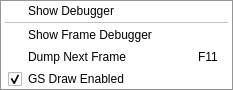
<?xml version="1.0" encoding="UTF-8"?>
<ui version="4.0">
 <class>DebugMenu</class>
 <widget class="QMenu" name="DebugMenu">
  <property name="title">
   <string>Debug</string>
  </property>
  <action name="actionShowDebugger">
   <property name="text">
    <string>Show Debugger</string>
   </property>
  </action>
  <action name="actionShowFrameDebugger">
   <property name="text">
    <string>Show Frame Debugger</string>
   </property>
  </action>
  <action name="actionDumpNextFrame">
   <property name="text">
    <string>Dump Next Frame</string>
   </property>
   <property name="shortcut">
    <string>F11</string>
   </property>
  </action>
  <action name="actionGsDrawEnabled">
   <property name="checkable">
    <bool>true</bool>
   </property>
   <property name="checked">
    <bool>true</bool>
   </property>
   <property name="text">
    <string>GS Draw Enabled</string>
   </property>
  </action>
  <addaction name="actionShowDebugger"/>
  <addaction name="separator"/>
  <addaction name="actionShowFrameDebugger"/>
  <addaction name="actionDumpNextFrame"/>
  <addaction name="actionGsDrawEnabled"/>
 </widget>
 <resources/>
 <connections/>
</ui>
